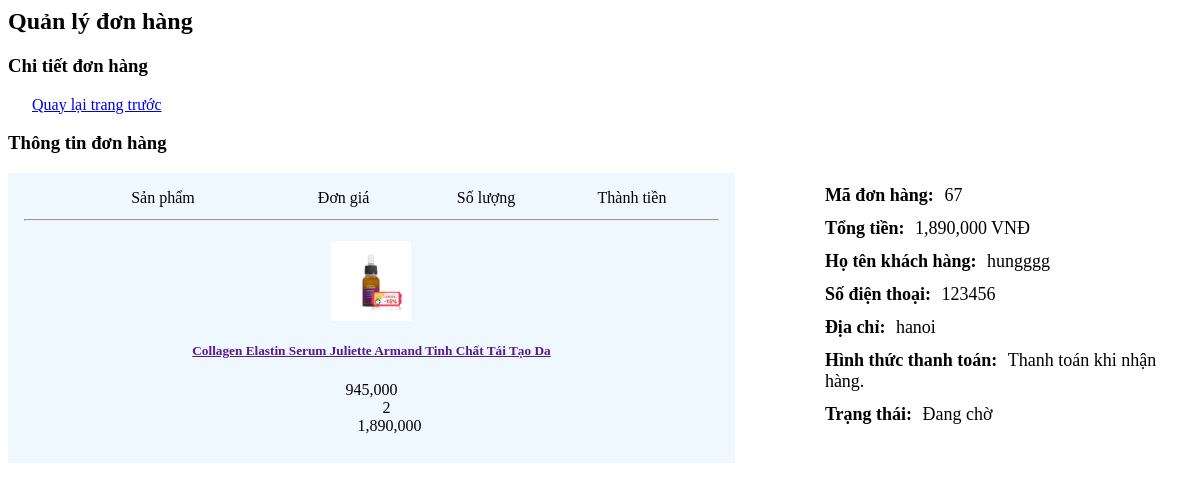
/admin/modules/order/order_detail.php?id=67, run on the app's committed database.
### tables this page shows
CREATE TABLE `cart_detail` (
  `idCart` int(50) NOT NULL,
  `idProduct` int(50) NOT NULL,
  `quantity` int(50) NOT NULL,
  `createdAt` date NOT NULL DEFAULT current_timestamp(),
  `updatedAt` date NOT NULL DEFAULT current_timestamp()
);

CREATE TABLE `products` (
  `idProduct` int(50) NOT NULL,
  `name` varchar(255) NOT NULL,
  `image` varchar(255) NOT NULL,
  `costPrice` varchar(50) DEFAULT NULL,
  `sellingPrice` varchar(50) NOT NULL,
  `benifit` varchar(1000) DEFAULT NULL,
  `descride` varchar(1000) DEFAULT NULL,
  `introduce` varchar(2550) NOT NULL,
  `object` varchar(1255) NOT NULL,
  `instruct` varchar(1255) NOT NULL,
  `note` varchar(2550) NOT NULL,
  `tag` varchar(255) NOT NULL,
  `sellNumber` int(50) NOT NULL,
  `qttStock` int(50) NOT NULL DEFAULT 0,
  `createdAt` date NOT NULL DEFAULT current_timestamp(),
  `updatedAt` date NOT NULL DEFAULT current_timestamp()
);

CREATE TABLE `cart` (
  `idCart` int(50) NOT NULL,
  `idUser` int(50) NOT NULL,
  `statusCart` int(10) NOT NULL DEFAULT 0,
  `payments` varchar(255) DEFAULT NULL,
  `createdAt` date NOT NULL DEFAULT current_timestamp(),
  `updatedAt` date NOT NULL DEFAULT current_timestamp()
);

CREATE TABLE `users` (
  `idUser` int(50) NOT NULL,
  `fullName` varchar(255) NOT NULL,
  `email` varchar(255) NOT NULL,
  `password` varchar(255) NOT NULL,
  `address` varchar(255) DEFAULT NULL,
  `phone` varchar(11) DEFAULT NULL,
  `createdAt` date NOT NULL DEFAULT current_timestamp(),
  `updatedAt` date NOT NULL DEFAULT current_timestamp(),
  `isAdmin` tinyint(1) NOT NULL DEFAULT 0,
  `spaname` varchar(50) NOT NULL,
  `bac` varchar(50) NOT NULL,
  `isApproved` tinyint(1) NOT NULL DEFAULT 0
);

### admin/modules/order/order_detail.php (the view, shortened to what this page needs)
<section class="content-header">
    <h1>
        Quản lý đơn hàng
    </h1>
</section>
<?php
if (isset($_GET['id'])) {
    $idCart = $_GET['id'];
    if ($idCart != null) {
        $sql_cart_detail = "SELECT * FROM cart_detail
                        inner join products on cart_detail.idProduct = products.idProduct
                        where idCart = $idCart";
        $query_cart_detail = mysqli_query($connect, $sql_cart_detail);
        $sql_get_cart_order = "SELECT * from cart inner join cart_detail
                                on cart.idCart = cart_detail.idCart
                                inner join users
                                on cart.idUser = users.idUser
                                where cart.idCart = $idCart";
        $query_get_cart_order = mysqli_query($connect, $sql_get_cart_order);
        $row_get_cart_order = mysqli_fetch_array($query_get_cart_order);
    }
}
?>
<section class="content">
    <div class="box">
        <div class="box-header with-border">
            <h3 class="box-title">Chi tiết đơn hàng</h3>
            <a style="padding-left: 24px;" href="../admin/index.php?quanly=orders">Quay lại trang trước</a>
        </div>
        <div class="box-body">
            <div class="cart">
                <div class="container">
                    <div class="cart-wrap">
                        <div class="cart-content">
                            <div style="margin-bottom: 12px">
                                <h3>Thông tin đơn hàng</h3>
                            </div>
                            <form action="" class="form-cart" style="display: flex;">
                                <div class="cart-body-left" style="background-color:aliceblue;  padding: 16px; width: 60%">
                                    <div class="cart-heding hidden-xs">
                                        <div class="row cart-row">
                                            <div class="col-11" style="text-align: center;">
                                                <div class="row" style="display: flex; margin: 0 0  12px 0">
                                                    <div style="width: 40%" class="col-5">Sản phẩm</div>
                                                    <div style="width: 12%" class="col-2">Đơn giá</div>
                                                    <div style="width: 29%" class="col-3">Số lượng</div>
                                                    <div style="width: 13%" class="col-2">Thành tiền</div>
                                                </div>
                                            </div>
                                        </div>
                                    </div>
                                    <hr>
                                    <div class="cart-body">
                                        <?php
                                        while ($row_listcart = mysqli_fetch_array($query_cart_detail)) {
                                        ?>
                                            <div class="row cart-body-row cart-body-row-1" style="align-items: center; padding: 12px 0">
                                                <div class="col-md-11 col-10" style="text-align: center;">
                                                    <div class="row card-info" style="align-items: center;">
                                                        <div class="col-md-2 col-12 card-info-img">
                                                            <a href=""><img style="width: 80px" class="cart-img" src="./../img/product/<?php echo $row_listcart['image'] ?>" alt=""></a>
                                                        </div>
                                                        <div class="col-md-3 col-12">
                                                            <a href="" class="cart-name">
                                                                <h5><?php echo $row_listcart['name'] ?></h5>
                                                            </a>
                                                        </div>
                                                        <div class="col-md-2 col-12" style="font-size: 16px;">
                                                            <span><?php echo number_format($row_listcart['sellingPrice']) ?></span>
                                                        </div>
                                                        <div class="col-md-3 col-12">
                                                            <div class="cart-quantity" style="margin-left: 30px;">
                                                                <span><?php echo $row_listcart['quantity'] ?></span>
                                                            </div>
                                                        </div>
                                                        <div class="col-md-2 col-12 hidden-xs" style="font-size: 16px; padding-left: 36px">
                                                            <?php
                                                            $sellingPrice = $row_listcart['sellingPrice'];
                                                            $quantity = $row_listcart['quantity'];
                                                            $total = $sellingPrice * $quantity;
                                                            ?>
                                                            <span class="txt-price txt_price-<?php echo $row_listcart['idProduct'] ?>"><?php echo number_format($total) ?></span>
                                                        </div>
                                                    </div>
                                                </div>
                                            </div>
                                        <?php
                                        }
                                        ?>
                                    </div>
                                </div>
                                <div class="cart-body-right" style="padding-left: 90px;">
                                    <div style="margin-top: 12px">
                                        <label style="font-size: 18px; font-weight: bold; padding-right: 6px" for="">Mã đơn hàng: </label>
                                        <span style="font-size: 18px;">
                                            <?php
                                            echo $row_get_cart_order['idCart'];
                                            ?>
                                        </span>
                                    </div>
                                    <div class="cart-total" style="justify-content: flex-start;margin-top: 12px">
                                        <?php
                                        $sql_total_cart = "SELECT SUM(sellingPrice * quantity) as total FROM cart_detail inner join products on cart_detail.idProduct = products.idProduct where idCart = $idCart";
                                        $query_total_cart = mysqli_query($connect, $sql_total_cart);
                                        $total_cart = mysqli_fetch_array($query_total_cart)
                                        ?>
                                        <?php
                                        $sql_get_user = "SELECT * from cart inner join users on cart.idUser = users.idUser where cart.idCart = $idCart";
                                        $query_get_user = mysqli_query($connect, $sql_get_user);
                                        $row_get_user = mysqli_fetch_array($query_get_user);
                                        ?>
                                        <label style="font-size: 18px; font-weight: bold; padding-right: 6px" for="">Tổng tiền: </label>
                                        <span style="font-size: 18px;" class="total__price"> <?php echo number_format($total_cart['total']) ?> VNĐ</span>
                                    </div>
                                    <div style="margin-top: 12px">
                                        <label style="font-size: 18px; font-weight: bold; padding-right: 6px" for="">Họ tên khách hàng: </label>
                                        <span style="font-size: 18px;">
                                            <?php
                                            echo $row_get_user['fullName'];
                                            ?>
                                        </span>
                                    </div>
                                    <div style="margin-top: 12px">
                                        <label style="font-size: 18px; font-weight: bold; padding-right: 6px" for="">Số điện thoại: </label>
                                        <span style="font-size: 18px;">
                                            <?php
                                            echo $row_get_user['phone'];
                                            ?>
                                        </span>
                                    </div>
                                    <div style="margin-top: 12px">
                                        <label style="font-size: 18px; font-weight: bold; padding-right: 6px" for="">Địa chỉ: </label>
                                        <span style="font-size: 18px;">
                                            <?php
                                            echo $row_get_user['address'];
                                            ?>
                                        </span>
                                    </div>
                                    <div style="margin-top: 12px">
                                        <label style="font-size: 18px; font-weight: bold; padding-right: 6px" for="">Hình thức thanh toán: </label>
                                        <span style="font-size: 18px;">
                                            <?php
                                            echo $row_get_cart_order['payments'];
                                            ?>
                                        </span>
                                    </div>
                                    <div style="margin-top: 12px">
                                        <label style="font-size: 18px; font-weight: bold; padding-right: 6px" for="">Trạng thái: </label>
                                        <span style="font-size: 18px;">
                                            <?php
                                            $status = $row_get_cart_order['statusCart'];
                                            $statusText = '';
                                            switch ($status) {
                                                case 1:
                                                    $statusText = 'Đang chờ';
                                                    break;
                                            }
                                            echo $statusText;
                                            ?>
                                        </span>
                                    </div>
                                </div>
                        </div>
                    </div>
                </div>
            </div>
        </div>
</section>

### data on the page
cart_detail: idProduct.image (picture), idProduct.name "Collagen Elastin Serum Juliette Armand Tinh Chất Tái Tạo Da", idProduct.sellingPrice "945,000", quantity "2", total "1,890,000"
cart: cart_detail.idCart "67", idUser.fullName "hungggg", idUser.phone "123456", idUser.address "hanoi", payments "Thanh toán khi nhận hàng.", statusCart "Đang chờ"

### other printed values
$total_cart['total'] "1,890,000"
